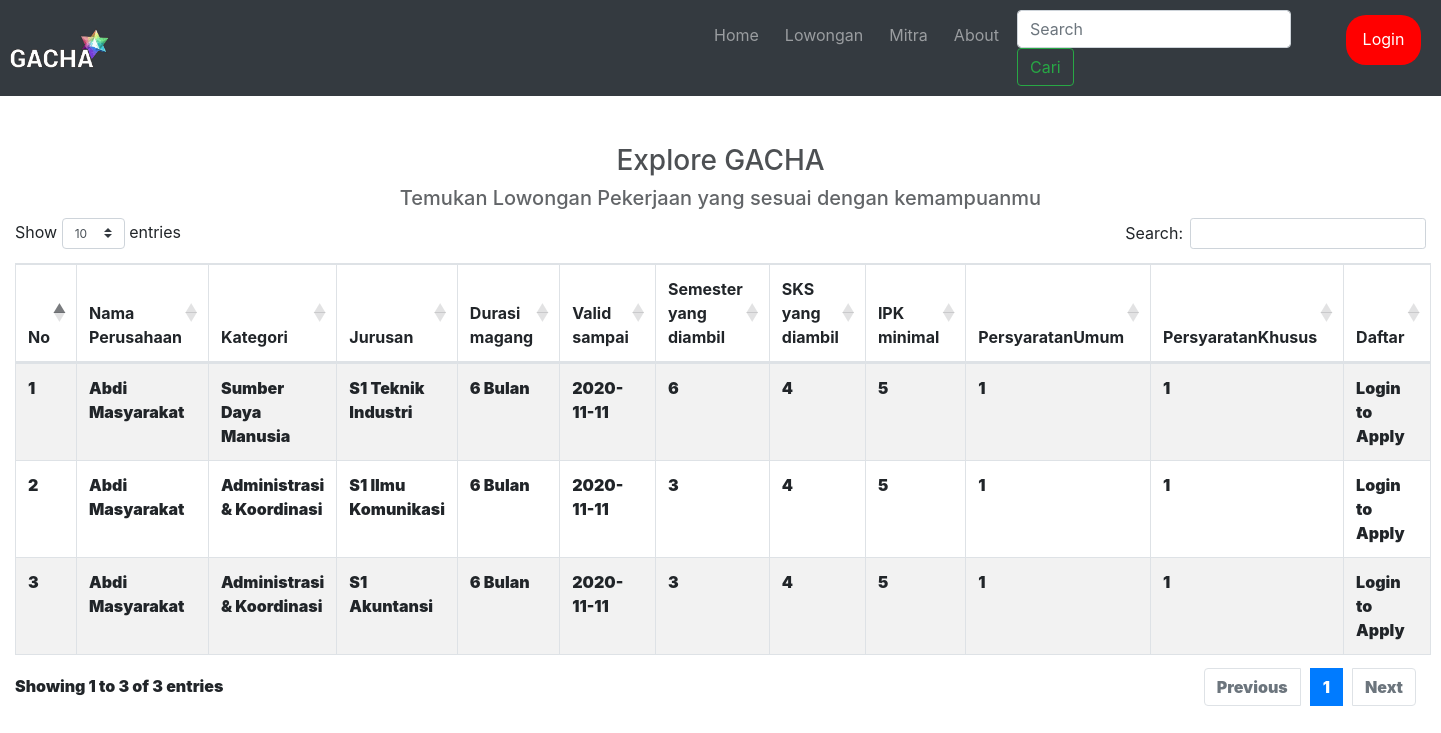
Page /index.php/lowongan on the committed database.
### tables this page shows
CREATE TABLE `lowongan` (
  `id` int(100) NOT NULL,
  `username` varchar(100) NOT NULL,
  `kategori` varchar(100) NOT NULL,
  `jurusan` varchar(100) NOT NULL,
  `durasi` varchar(100) NOT NULL,
  `valid` varchar(100) NOT NULL,
  `semester` int(11) NOT NULL,
  `sks` int(11) NOT NULL,
  `ipk` double NOT NULL,
  `umum` varchar(100) NOT NULL,
  `khusus` varchar(100) NOT NULL
);

### application/controllers/Lowongan.php (called while the page is built, shortened)
<?php
class Lowongan extends CI_Controller {
     public function index() {
            $this->load->view('header1');
            $this->load->view('lowongan/lowongan');
     }
}
?>

### index.php (called while the page is built, shortened)
<?php
require_once BASEPATH.'core/CodeIgniter.php';

### application/models/LowonganModel.php (the view, shortened to what this page needs)
<?php
class LowonganModel extends CI_Model {
   public function getdata() {
        return $this->db->get('lowongan');
   }
   public function tampilsemua(){
    $data=$this->LowonganModel->getdata();
    $table="";
    $no=1;
    foreach ($data->result() as $row){
        if (isset($_SESSION['Logged_in']) && $_SESSION['status']=='Magang') {
         $table=$table.
         "<tr>
              <td>$no</td>
              <td>$row->username</td>
              <td>$row->kategori</td>
              <td>$row->jurusan</td>
              <td>$row->durasi</td>
              <td>$row->valid</td>
              <td>$row->semester</td>
              <td>$row->sks</td>
              <td>$row->ipk</td>
              <td>$row->umum</td>
              <td>$row->khusus</td>
              <td>
              <form action='".base_url("Lowongan/applylowongan/$row->id/$row->username")."' method='post'>
                    <button class='bg-success login'type='submit'>Edit</button>
              </form>
              </td>
         </tr>
         ";
        } else {
            $table=$table.
         "<tr>
              <td>$no</td>
              <td>$row->username</td>
              <td>$row->kategori</td>
              <td>$row->jurusan</td>
              <td>$row->durasi</td>
              <td>$row->valid</td>
              <td>$row->semester</td>
              <td>$row->sks</td>
              <td>$row->ipk</td>
              <td>$row->umum</td>
              <td>$row->khusus</td>
              <td>Login to Apply</td>
         </tr>
         ";
        }
        $no=$no+1;
    }
    return $table;
    }
}
?>

### application/views/header1.php (shortened to what this page needs)
<!DOCTYPE html>
<html lang="en">
<head>
  <link rel="stylesheet" href="https://stackpath.bootstrapcdn.com/bootstrap/4.3.1/css/bootstrap.min.css">
<link rel="stylesheet" type="text/css" href="<?php echo base_url('assets/bootstrap/css/bootstrap.min.css') ?>">
  <link rel="stylesheet" type="text/css" href="<?php echo base_url('assets/bootstrap/css/bootstrap-grid.min.css') ?>">
  <link rel="stylesheet" type="text/css" href="<?php echo base_url('assets/bootstrap/css/bootstrap-reboot.min.css') ?>">
</head>
<body >
    <nav class = "navbar-nav navbar-expand-lg navbar-dark bg-dark sticky-top" style="padding:10px;">
        <div class = "collapse navbar-collapse" id = "collapse_target">
        <a class = "navbar-brand" href="<?php echo base_url('Home'); ?>"><img src = "<?php echo base_url('assets/logo_gacha.png') ?>" style = "width: 100px"></a>
            <ul class = "navbar-nav mr-auto">
                <li class = "nav-item">
                    <a class = "nav-link" href = "<?php echo base_url('Home'); ?>">Home</a>
                </li>
                <li class = "nav-item">
                    <a class = "nav-link" href = "<?php echo base_url('Lowongan'); ?>">Lowongan</a>
                </li>
                <li class = "nav-item">
                    <a class = "nav-link" href = "<?php echo base_url('Mitra'); ?>">Mitra</a>
                </li>
                <li class = "nav-item">
                    <a class = "nav-link" href = "<?php echo base_url('About'); ?>">About</a>
                </li>
                <form class="form-inline">
                        <input class="form-control mr-sm-2" type="search" placeholder="Search" aria-label="Cari">
                        <button class="btn btn-outline-success my-2 my-sm-0" type="submit" style="margin-right: 10px;">Cari</button>
                </form>
                <li>
                    <?php
                    if (!isset($_SESSION['Logged_in'])) {
                        echo " <button class='nav-link  login' onclick='showlogin()' data-toggle = 'dropdown' data-target='dropdown_target1' style = 'background:red;color:white;border:none;cursor:pointer;width:75px;height:50px;border-radius:20px;padding-bottom:10px;'>
                        Login
                    </button>";
                    }
                    ?>
                </li>
            </ul>
        </div>
        <div id="id02" class="modal" style="padding-left:30%;padding-right:30%;overflow-y:scroll;">
            <form class="modal-content animate" action="<?php echo base_url('UserController/register') ?>" method="post" style="padding-top:5%;padding-bottom:5%;">
                <div class="container">
                    <div><div>
                    <div><label for="uname" ><b>Username</label></div>
                    <div><input type="email" name="email" placeholder="Masukan email" required>
                    <div><label for="psw" id="psw1"><b>Password</label></div>
                    <div><label for="psw" id="psw2"><b>Konfirmasi Password</label></div>
                </div>
            </form>
        </div>
    </nav>
    <div id="id01" class="modal" style="padding-left:30%;padding-right:30%;">
			<form class="modal-content animate" action="<?php echo base_url('UserController/signin') ?>" style="padding-top:5%;padding-bottom:5%;" method="post">
				<div class="container">
					<div><label for="uname" ><b>Username</label></div>
					<div><label for="psw"><b>Password</label></div>
				</div>
			</form>
        </div>
</body>
</html>

### application/views/lowongan/lowongan.php (shortened to what this page needs)
<!DOCTYPE html>
<html lang="en">
<head>
    <link rel="stylesheet" href="https://cdnjs.cloudflare.com/ajax/libs/twitter-bootstrap/4.1.3/css/bootstrap.css">
    <link rel="stylesheet" href="https://cdn.datatables.net/1.10.19/css/dataTables.bootstrap4.min.css">
</head>
<body>
<br><br>
    <div class = "container-fluid">
            <div class = "row justify-content-md-center">
                    <h3 style = "align-items: center;align-content: center;justify-content: center;display:flex;opacity: 0.8;text-align: center">
                                Explore GACHA
                    </h3>
                </div>
        <div class = "row justify-content-md-center">
            <h5 style = "align-items: center;align-content:center;justify-content:center;display:flex;opacity:0.7;text-align:center;">
                Temukan Lowongan Pekerjaan yang sesuai dengan kemampuanmu
            </h5>
        </div>
    <table id="example" class="table table-striped table-bordered" width="100%" height="50px">
                <thead>
                    <tr>
                        <th>No</th>
                        <th>Nama Perusahaan</th>
                        <th>Kategori</th>
                        <th>Jurusan</th>
                        <th>Durasi magang</th>
                        <th>Valid sampai</th>
                        <th>Semester yang diambil</th>
                        <th>SKS yang diambil</th>
                        <th>IPK minimal</th>
                        <th>PersyaratanUmum</th>
                        <th>PersyaratanKhusus</th>
                        <th>Daftar</th>
                    </tr>
                </thead>
                <tbody>
                    <?php $table=$this->LowonganModel->tampilsemua();
                        echo $table;
                    ?>
                </tbody>
            </table>
    </div>
</body>
</html>

### application/views/header1.php (style rules this page uses)
body { font-family:-apple-system, BlinkMacSystemFont, 'Segoe UI', Roboto, Oxygen, Ubuntu, Cantarell, 'Open Sans', 'Helvetica Neue', sans-serif; }
li { margin-right: 10px; padding-top: 5px; }
.login { background-color: red; color: white; border: none; cursor: pointer; width: 80px; border-radius: 10px; position: center; }
.modal { display: none; position: fixed; z-index: 1; left: 0; top: 0; width: 100%; height: 100%; overflow: auto; background-color: rgb(0,0,0); background-color: rgba(0,0,0,0.4); }
.modal-content { background-color: #fefefe; margin: 5% auto 15% auto; border: 1px solid #888; width: 35%; }
.animate { -webkit-animation: animatezoom 0.6s; animation: animatezoom 0.6s }

### rows in the picture
lowongan: username "Abdi Masyarakat", kategori "Sumber Daya Manusia", jurusan "S1 Teknik Industri", durasi "6 Bulan", valid "2020-11-11", semester "6", sks "4", ipk "5", umum "1", khusus "1"
lowongan: username "Abdi Masyarakat", kategori "Administrasi & Koordinasi", jurusan "S1 Ilmu Komunikasi", durasi "6 Bulan", valid "2020-11-11", semester "3", sks "4", ipk "5", umum "1", khusus "1"
lowongan: username "Abdi Masyarakat", kategori "Administrasi & Koordinasi", jurusan "S1 Akuntansi", durasi "6 Bulan", valid "2020-11-11", semester "3", sks "4", ipk "5", umum "1", khusus "1"
